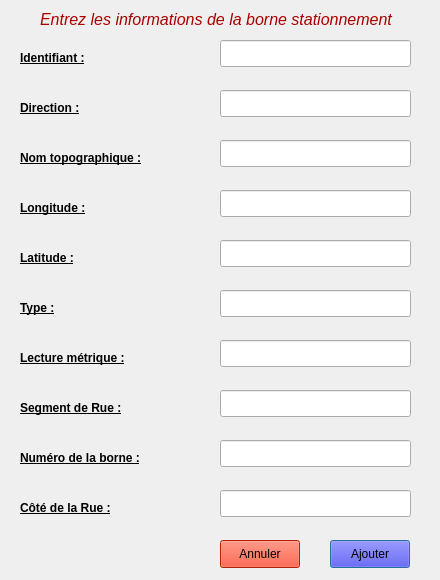
<?xml version="1.0" encoding="UTF-8"?>
<ui version="4.0">
 <class>interfaceBorneStationnementClass</class>
 <widget class="QDialog" name="interfaceBorneStationnementClass">
  <property name="geometry">
   <rect>
    <x>0</x>
    <y>0</y>
    <width>440</width>
    <height>580</height>
   </rect>
  </property>
  <property name="windowTitle">
   <string>Borne Stationnement</string>
  </property>
  <widget class="QLabel" name="label_6">
   <property name="geometry">
    <rect>
     <x>20</x>
     <y>300</y>
     <width>111</width>
     <height>17</height>
    </rect>
   </property>
   <property name="text">
    <string>&lt;!DOCTYPE HTML PUBLIC &quot;-//W3C//DTD HTML 4.0//EN&quot; &quot;http://www.w3.org/TR/REC-html40/strict.dtd&quot;&gt;
&lt;html&gt;&lt;head&gt;&lt;meta name=&quot;qrichtext&quot; content=&quot;1&quot; /&gt;&lt;style type=&quot;text/css&quot;&gt;
p, li { white-space: pre-wrap; }
&lt;/style&gt;&lt;/head&gt;&lt;body style=&quot; font-family:'Noto Sans'; font-size:9pt; font-weight:400; font-style:normal;&quot;&gt;
&lt;table border=&quot;0&quot; style=&quot;-qt-table-type: root; margin-top:4px; margin-bottom:4px; margin-left:4px; margin-right:4px;&quot;&gt;
&lt;tr&gt;
&lt;td style=&quot;border: none;&quot;&gt;
&lt;p style=&quot; margin-top:0px; margin-bottom:0px; margin-left:0px; margin-right:0px; -qt-block-indent:0; text-indent:0px;&quot;&gt;&lt;span style=&quot; font-weight:600; text-decoration: underline;&quot;&gt;Type :&lt;/span&gt;&lt;/p&gt;&lt;/td&gt;&lt;/tr&gt;&lt;/table&gt;&lt;/body&gt;&lt;/html&gt;</string>
   </property>
  </widget>
  <widget class="QLabel" name="label_9">
   <property name="geometry">
    <rect>
     <x>20</x>
     <y>500</y>
     <width>111</width>
     <height>17</height>
    </rect>
   </property>
   <property name="text">
    <string>&lt;!DOCTYPE HTML PUBLIC &quot;-//W3C//DTD HTML 4.0//EN&quot; &quot;http://www.w3.org/TR/REC-html40/strict.dtd&quot;&gt;
&lt;html&gt;&lt;head&gt;&lt;meta name=&quot;qrichtext&quot; content=&quot;1&quot; /&gt;&lt;style type=&quot;text/css&quot;&gt;
p, li { white-space: pre-wrap; }
&lt;/style&gt;&lt;/head&gt;&lt;body style=&quot; font-family:'Noto Sans'; font-size:9pt; font-weight:400; font-style:normal;&quot;&gt;
&lt;table border=&quot;0&quot; style=&quot;-qt-table-type: root; margin-top:4px; margin-bottom:4px; margin-left:4px; margin-right:4px;&quot;&gt;
&lt;tr&gt;
&lt;td style=&quot;border: none;&quot;&gt;
&lt;p style=&quot; margin-top:0px; margin-bottom:0px; margin-left:0px; margin-right:0px; -qt-block-indent:0; text-indent:0px;&quot;&gt;&lt;span style=&quot; font-weight:600; text-decoration: underline;&quot;&gt;Côté de la Rue :&lt;/span&gt;&lt;/p&gt;&lt;/td&gt;&lt;/tr&gt;&lt;/table&gt;&lt;/body&gt;&lt;/html&gt;</string>
   </property>
  </widget>
  <widget class="QLineEdit" name="lectureMetrique">
   <property name="geometry">
    <rect>
     <x>220</x>
     <y>340</y>
     <width>191</width>
     <height>27</height>
    </rect>
   </property>
  </widget>
  <widget class="QLabel" name="label">
   <property name="geometry">
    <rect>
     <x>20</x>
     <y>150</y>
     <width>131</width>
     <height>17</height>
    </rect>
   </property>
   <property name="text">
    <string>&lt;!DOCTYPE HTML PUBLIC &quot;-//W3C//DTD HTML 4.0//EN&quot; &quot;http://www.w3.org/TR/REC-html40/strict.dtd&quot;&gt;
&lt;html&gt;&lt;head&gt;&lt;meta name=&quot;qrichtext&quot; content=&quot;1&quot; /&gt;&lt;style type=&quot;text/css&quot;&gt;
p, li { white-space: pre-wrap; }
&lt;/style&gt;&lt;/head&gt;&lt;body style=&quot; font-family:'Noto Sans'; font-size:9pt; font-weight:400; font-style:normal;&quot;&gt;
&lt;table border=&quot;0&quot; style=&quot;-qt-table-type: root; margin-top:4px; margin-bottom:4px; margin-left:4px; margin-right:4px;&quot;&gt;
&lt;tr&gt;
&lt;td style=&quot;border: none;&quot;&gt;
&lt;p style=&quot; margin-top:0px; margin-bottom:0px; margin-left:0px; margin-right:0px; -qt-block-indent:0; text-indent:0px;&quot;&gt;&lt;span style=&quot; font-weight:600; text-decoration: underline;&quot;&gt;Nom topographique :&lt;/span&gt;&lt;/p&gt;&lt;/td&gt;&lt;/tr&gt;&lt;/table&gt;&lt;/body&gt;&lt;/html&gt;</string>
   </property>
  </widget>
  <widget class="QLineEdit" name="direction">
   <property name="geometry">
    <rect>
     <x>220</x>
     <y>90</y>
     <width>191</width>
     <height>27</height>
    </rect>
   </property>
  </widget>
  <widget class="QLineEdit" name="longitude">
   <property name="geometry">
    <rect>
     <x>220</x>
     <y>190</y>
     <width>191</width>
     <height>27</height>
    </rect>
   </property>
  </widget>
  <widget class="QLabel" name="label_2">
   <property name="geometry">
    <rect>
     <x>20</x>
     <y>100</y>
     <width>111</width>
     <height>17</height>
    </rect>
   </property>
   <property name="text">
    <string>&lt;!DOCTYPE HTML PUBLIC &quot;-//W3C//DTD HTML 4.0//EN&quot; &quot;http://www.w3.org/TR/REC-html40/strict.dtd&quot;&gt;
&lt;html&gt;&lt;head&gt;&lt;meta name=&quot;qrichtext&quot; content=&quot;1&quot; /&gt;&lt;style type=&quot;text/css&quot;&gt;
p, li { white-space: pre-wrap; }
&lt;/style&gt;&lt;/head&gt;&lt;body style=&quot; font-family:'Noto Sans'; font-size:9pt; font-weight:400; font-style:normal;&quot;&gt;
&lt;table style=&quot;-qt-table-type: root; margin-top:4px; margin-bottom:4px; margin-left:4px; margin-right:4px;&quot;&gt;
&lt;tr&gt;
&lt;td style=&quot;border: none;&quot;&gt;
&lt;p style=&quot; margin-top:0px; margin-bottom:0px; margin-left:0px; margin-right:0px; -qt-block-indent:0; text-indent:0px;&quot;&gt;&lt;span style=&quot; font-weight:600; text-decoration: underline;&quot;&gt;Direction :&lt;/span&gt;&lt;/p&gt;&lt;/td&gt;&lt;/tr&gt;&lt;/table&gt;&lt;/body&gt;&lt;/html&gt;</string>
   </property>
  </widget>
  <widget class="QLineEdit" name="numBorne">
   <property name="geometry">
    <rect>
     <x>220</x>
     <y>440</y>
     <width>191</width>
     <height>27</height>
    </rect>
   </property>
  </widget>
  <widget class="QLabel" name="label_7">
   <property name="geometry">
    <rect>
     <x>20</x>
     <y>350</y>
     <width>111</width>
     <height>17</height>
    </rect>
   </property>
   <property name="text">
    <string>&lt;!DOCTYPE HTML PUBLIC &quot;-//W3C//DTD HTML 4.0//EN&quot; &quot;http://www.w3.org/TR/REC-html40/strict.dtd&quot;&gt;
&lt;html&gt;&lt;head&gt;&lt;meta name=&quot;qrichtext&quot; content=&quot;1&quot; /&gt;&lt;style type=&quot;text/css&quot;&gt;
p, li { white-space: pre-wrap; }
&lt;/style&gt;&lt;/head&gt;&lt;body style=&quot; font-family:'Noto Sans'; font-size:9pt; font-weight:400; font-style:normal;&quot;&gt;
&lt;table style=&quot;-qt-table-type: root; margin-top:4px; margin-bottom:4px; margin-left:4px; margin-right:4px;&quot;&gt;
&lt;tr&gt;
&lt;td style=&quot;border: none;&quot;&gt;
&lt;p style=&quot; margin-top:0px; margin-bottom:0px; margin-left:0px; margin-right:0px; -qt-block-indent:0; text-indent:0px;&quot;&gt;&lt;span style=&quot; font-weight:600; text-decoration: underline;&quot;&gt;Lecture métrique :&lt;/span&gt;&lt;/p&gt;&lt;/td&gt;&lt;/tr&gt;&lt;/table&gt;&lt;/body&gt;&lt;/html&gt;</string>
   </property>
  </widget>
  <widget class="QLabel" name="label_8">
   <property name="geometry">
    <rect>
     <x>20</x>
     <y>400</y>
     <width>111</width>
     <height>17</height>
    </rect>
   </property>
   <property name="text">
    <string>&lt;!DOCTYPE HTML PUBLIC &quot;-//W3C//DTD HTML 4.0//EN&quot; &quot;http://www.w3.org/TR/REC-html40/strict.dtd&quot;&gt;
&lt;html&gt;&lt;head&gt;&lt;meta name=&quot;qrichtext&quot; content=&quot;1&quot; /&gt;&lt;style type=&quot;text/css&quot;&gt;
p, li { white-space: pre-wrap; }
&lt;/style&gt;&lt;/head&gt;&lt;body style=&quot; font-family:'Noto Sans'; font-size:9pt; font-weight:400; font-style:normal;&quot;&gt;
&lt;table border=&quot;0&quot; style=&quot;-qt-table-type: root; margin-top:4px; margin-bottom:4px; margin-left:4px; margin-right:4px;&quot;&gt;
&lt;tr&gt;
&lt;td style=&quot;border: none;&quot;&gt;
&lt;p style=&quot; margin-top:0px; margin-bottom:0px; margin-left:0px; margin-right:0px; -qt-block-indent:0; text-indent:0px;&quot;&gt;&lt;span style=&quot; font-weight:600; text-decoration: underline;&quot;&gt;Segment de Rue :&lt;/span&gt;&lt;/p&gt;&lt;/td&gt;&lt;/tr&gt;&lt;/table&gt;&lt;/body&gt;&lt;/html&gt;</string>
   </property>
  </widget>
  <widget class="QLineEdit" name="coteRue">
   <property name="geometry">
    <rect>
     <x>220</x>
     <y>490</y>
     <width>191</width>
     <height>27</height>
    </rect>
   </property>
  </widget>
  <widget class="QLabel" name="label_10">
   <property name="geometry">
    <rect>
     <x>20</x>
     <y>450</y>
     <width>131</width>
     <height>17</height>
    </rect>
   </property>
   <property name="text">
    <string>&lt;!DOCTYPE HTML PUBLIC &quot;-//W3C//DTD HTML 4.0//EN&quot; &quot;http://www.w3.org/TR/REC-html40/strict.dtd&quot;&gt;
&lt;html&gt;&lt;head&gt;&lt;meta name=&quot;qrichtext&quot; content=&quot;1&quot; /&gt;&lt;style type=&quot;text/css&quot;&gt;
p, li { white-space: pre-wrap; }
&lt;/style&gt;&lt;/head&gt;&lt;body style=&quot; font-family:'Noto Sans'; font-size:9pt; font-weight:400; font-style:normal;&quot;&gt;
&lt;table border=&quot;0&quot; style=&quot;-qt-table-type: root; margin-top:4px; margin-bottom:4px; margin-left:4px; margin-right:4px;&quot;&gt;
&lt;tr&gt;
&lt;td style=&quot;border: none;&quot;&gt;
&lt;p style=&quot; margin-top:0px; margin-bottom:0px; margin-left:0px; margin-right:0px; -qt-block-indent:0; text-indent:0px;&quot;&gt;&lt;span style=&quot; font-weight:600; text-decoration: underline;&quot;&gt;Numéro de la borne :&lt;/span&gt;&lt;/p&gt;&lt;/td&gt;&lt;/tr&gt;&lt;/table&gt;&lt;/body&gt;&lt;/html&gt;</string>
   </property>
  </widget>
  <widget class="QLineEdit" name="type">
   <property name="geometry">
    <rect>
     <x>220</x>
     <y>290</y>
     <width>191</width>
     <height>27</height>
    </rect>
   </property>
  </widget>
  <widget class="QLabel" name="label_5">
   <property name="geometry">
    <rect>
     <x>20</x>
     <y>200</y>
     <width>111</width>
     <height>17</height>
    </rect>
   </property>
   <property name="text">
    <string>&lt;!DOCTYPE HTML PUBLIC &quot;-//W3C//DTD HTML 4.0//EN&quot; &quot;http://www.w3.org/TR/REC-html40/strict.dtd&quot;&gt;
&lt;html&gt;&lt;head&gt;&lt;meta name=&quot;qrichtext&quot; content=&quot;1&quot; /&gt;&lt;style type=&quot;text/css&quot;&gt;
p, li { white-space: pre-wrap; }
&lt;/style&gt;&lt;/head&gt;&lt;body style=&quot; font-family:'Noto Sans'; font-size:9pt; font-weight:400; font-style:normal;&quot;&gt;
&lt;table style=&quot;-qt-table-type: root; margin-top:4px; margin-bottom:4px; margin-left:4px; margin-right:4px;&quot;&gt;
&lt;tr&gt;
&lt;td style=&quot;border: none;&quot;&gt;
&lt;p style=&quot; margin-top:0px; margin-bottom:0px; margin-left:0px; margin-right:0px; -qt-block-indent:0; text-indent:0px;&quot;&gt;&lt;span style=&quot; font-weight:600; text-decoration: underline;&quot;&gt;Longitude :&lt;/span&gt;&lt;/p&gt;&lt;/td&gt;&lt;/tr&gt;&lt;/table&gt;&lt;/body&gt;&lt;/html&gt;</string>
   </property>
  </widget>
  <widget class="QLineEdit" name="identifiant">
   <property name="geometry">
    <rect>
     <x>220</x>
     <y>40</y>
     <width>191</width>
     <height>27</height>
    </rect>
   </property>
  </widget>
  <widget class="QLabel" name="label_4">
   <property name="geometry">
    <rect>
     <x>20</x>
     <y>250</y>
     <width>111</width>
     <height>17</height>
    </rect>
   </property>
   <property name="text">
    <string>&lt;!DOCTYPE HTML PUBLIC &quot;-//W3C//DTD HTML 4.0//EN&quot; &quot;http://www.w3.org/TR/REC-html40/strict.dtd&quot;&gt;
&lt;html&gt;&lt;head&gt;&lt;meta name=&quot;qrichtext&quot; content=&quot;1&quot; /&gt;&lt;style type=&quot;text/css&quot;&gt;
p, li { white-space: pre-wrap; }
&lt;/style&gt;&lt;/head&gt;&lt;body style=&quot; font-family:'Noto Sans'; font-size:9pt; font-weight:400; font-style:normal;&quot;&gt;
&lt;table style=&quot;-qt-table-type: root; margin-top:4px; margin-bottom:4px; margin-left:4px; margin-right:4px;&quot;&gt;
&lt;tr&gt;
&lt;td style=&quot;border: none;&quot;&gt;
&lt;p style=&quot; margin-top:0px; margin-bottom:0px; margin-left:0px; margin-right:0px; -qt-block-indent:0; text-indent:0px;&quot;&gt;&lt;span style=&quot; font-weight:600; text-decoration: underline;&quot;&gt;Latitude :&lt;/span&gt;&lt;/p&gt;&lt;/td&gt;&lt;/tr&gt;&lt;/table&gt;&lt;/body&gt;&lt;/html&gt;</string>
   </property>
  </widget>
  <widget class="QPushButton" name="ajouter">
   <property name="geometry">
    <rect>
     <x>330</x>
     <y>540</y>
     <width>80</width>
     <height>28</height>
    </rect>
   </property>
   <property name="styleSheet">
    <string notr="true">background-color: rgb(24, 8, 255);
font: 10pt &quot;Noto Sans&quot;;</string>
   </property>
   <property name="text">
    <string>Ajouter</string>
   </property>
  </widget>
  <widget class="QLineEdit" name="segmentRue">
   <property name="geometry">
    <rect>
     <x>220</x>
     <y>390</y>
     <width>191</width>
     <height>27</height>
    </rect>
   </property>
  </widget>
  <widget class="QPushButton" name="annuler">
   <property name="geometry">
    <rect>
     <x>220</x>
     <y>540</y>
     <width>80</width>
     <height>28</height>
    </rect>
   </property>
   <property name="styleSheet">
    <string notr="true">background-color: rgb(255, 45, 8);</string>
   </property>
   <property name="text">
    <string>Annuler</string>
   </property>
  </widget>
  <widget class="QLabel" name="label_11">
   <property name="geometry">
    <rect>
     <x>40</x>
     <y>10</y>
     <width>361</width>
     <height>20</height>
    </rect>
   </property>
   <property name="text">
    <string>&lt;!DOCTYPE HTML PUBLIC &quot;-//W3C//DTD HTML 4.0//EN&quot; &quot;http://www.w3.org/TR/REC-html40/strict.dtd&quot;&gt;
&lt;html&gt;&lt;head&gt;&lt;meta name=&quot;qrichtext&quot; content=&quot;1&quot; /&gt;&lt;style type=&quot;text/css&quot;&gt;
p, li { white-space: pre-wrap; }
&lt;/style&gt;&lt;/head&gt;&lt;body style=&quot; font-family:'Noto Sans'; font-size:9pt; font-weight:400; font-style:normal;&quot;&gt;
&lt;table border=&quot;0&quot; style=&quot;-qt-table-type: root; margin-top:4px; margin-bottom:4px; margin-left:4px; margin-right:4px;&quot;&gt;
&lt;tr&gt;
&lt;td style=&quot;border: none;&quot;&gt;
&lt;p style=&quot; margin-top:0px; margin-bottom:0px; margin-left:0px; margin-right:0px; -qt-block-indent:0; text-indent:0px;&quot;&gt;&lt;span style=&quot; font-size:12pt; font-style:italic; color:#aa0000;&quot;&gt;Entrez les informations de la borne stationnement&lt;/span&gt;&lt;/p&gt;&lt;/td&gt;&lt;/tr&gt;&lt;/table&gt;&lt;/body&gt;&lt;/html&gt;</string>
   </property>
  </widget>
  <widget class="QLineEdit" name="nomTopographique">
   <property name="geometry">
    <rect>
     <x>220</x>
     <y>140</y>
     <width>191</width>
     <height>27</height>
    </rect>
   </property>
  </widget>
  <widget class="QLabel" name="label_3">
   <property name="geometry">
    <rect>
     <x>20</x>
     <y>50</y>
     <width>111</width>
     <height>17</height>
    </rect>
   </property>
   <property name="text">
    <string>&lt;!DOCTYPE HTML PUBLIC &quot;-//W3C//DTD HTML 4.0//EN&quot; &quot;http://www.w3.org/TR/REC-html40/strict.dtd&quot;&gt;
&lt;html&gt;&lt;head&gt;&lt;meta name=&quot;qrichtext&quot; content=&quot;1&quot; /&gt;&lt;style type=&quot;text/css&quot;&gt;
p, li { white-space: pre-wrap; }
&lt;/style&gt;&lt;/head&gt;&lt;body style=&quot; font-family:'Noto Sans'; font-size:9pt; font-weight:400; font-style:normal;&quot;&gt;
&lt;table style=&quot;-qt-table-type: root; margin-top:4px; margin-bottom:4px; margin-left:4px; margin-right:4px;&quot;&gt;
&lt;tr&gt;
&lt;td style=&quot;border: none;&quot;&gt;
&lt;p style=&quot; margin-top:0px; margin-bottom:0px; margin-left:0px; margin-right:0px; -qt-block-indent:0; text-indent:0px;&quot;&gt;&lt;span style=&quot; font-weight:600; text-decoration: underline;&quot;&gt;Identifiant :&lt;/span&gt;&lt;/p&gt;&lt;/td&gt;&lt;/tr&gt;&lt;/table&gt;&lt;/body&gt;&lt;/html&gt;</string>
   </property>
  </widget>
  <widget class="QLineEdit" name="latitude">
   <property name="geometry">
    <rect>
     <x>220</x>
     <y>240</y>
     <width>191</width>
     <height>27</height>
    </rect>
   </property>
  </widget>
 </widget>
 <layoutdefault spacing="6" margin="11"/>
 <resources/>
 <connections/>
</ui>
